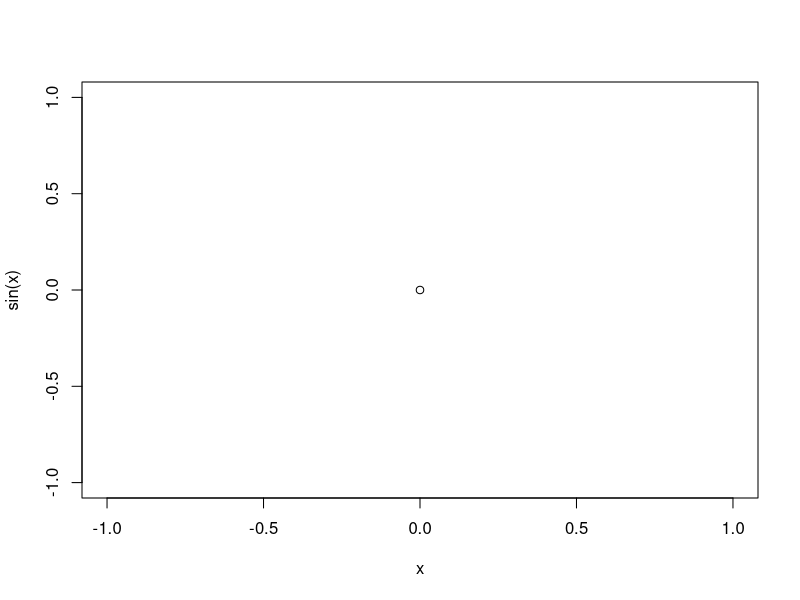

The R script that drew this image:
## ---- chunk 1
## Set CRAN mirror
r <- getOption("repos")
r["CRAN"] <- "http://cran.us.r-project.org"
options(repos = r)
rm(r)

# Helper function to install a package if not installed and load
use_package <- function(p) 
{
if (!is.element(p, installed.packages()[,1]))
  install.packages(p, dep = TRUE)
library(p, character.only = TRUE)
}

# Base R packages: (no need to check if installed)
# library(MASS)

## Non-base packages
# usePackage('lme4')
# usePackage('devtools') # This can take a while
# use_package('xtable')
# usePackage('pander')
# usePackage('knitr')
# options(xtable.comment = FALSE)

## Non-maintained packages
## printr
# if (!is.element('printr', installed.packages()[,1]))
# install_github("yihui/printr")
# library(printr)
## ---- chunk 2
x <- seq(0, 2*pi, 1000)
plot(x, sin(x))
